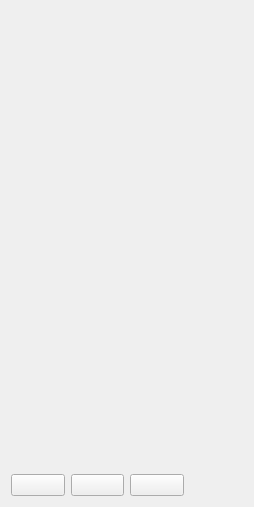
<?xml version='1.0' encoding='utf-8'?>
<ui version="4.0">
 <class>RpgWorldMapScreen</class>
 <widget class="QWidget" name="RpgWorldMapScreen">
  <property name="styleSheet">
   <string notr="true">#RpgWorldMapScreen {
    background-color: #d0c0a0;
    font-family: "Pixelify Sans", monospace;
    font-size: 20px;
    color: #302000;
}

#RpgWorldMapScreen QScrollArea, #RpgWorldMapScreen QScrollArea &gt; QWidget &gt; QWidget {
    background: transparent;
    border: none;
}

#RpgWorldMapScreen QLabel#rpgTitle {
    color: #c0b080;
    font-family: "Press Start 2P", monospace;
    font-size: 28px;
    font-weight: bold;
}

#RpgWorldMapScreen QLabel[rpgRole="block"] {
    color: #c0a060;
    font-size: 20px;
    font-weight: bold;
}

#RpgWorldMapScreen QLabel[rpgRole="field"] {
    color: #705020;
    font-size: 16px;
}

#RpgWorldMapScreen QLabel[rpgRole="value"] {
    color: #302000;
    font-size: 20px;
}

#RpgWorldMapScreen QLabel[rpgRole="bigValue"] {
    color: #302000;
    font-family: "Press Start 2P", monospace;
    font-size: 28px;
    font-weight: bold;
}

#RpgWorldMapScreen QFrame[rpgRole="hairline"] {
    background-color: #c0a060;
    border: none;
}

#RpgWorldMapScreen QLabel[rpgRole="signature"] {
    color: #705020;
    font-size: 20px;
    border-bottom: 1px dotted #907030;
}

#RpgWorldMapScreen QLabel[rpgRole="prose"] {
    color: #705020;
    font-size: 20px;
}

#RpgWorldMapScreen QFrame[rpgRole="cell"], #RpgWorldMapScreen QFrame[rpgRole="chip"], #RpgWorldMapScreen QFrame[rpgRole="action"], #RpgWorldMapScreen QFrame[rpgRole="illustration"] {
    background: #f0e0d0;
    border: 2px solid #302000;
    border-radius: 0;
}

#RpgWorldMapScreen QFrame[rpgRole="row"] {
    background: transparent;
    border: none;
    border-bottom: 2px solid #907030;
    border-radius: 0;
}

#RpgWorldMapScreen hmi--MenuEntryButton {
    color: #705020;
    background: transparent;
    border: none;
    text-align: left;
    padding: 8px 12px;
    font-size: 20px;
    font-weight: bold;
}

#RpgWorldMapScreen hmi--MenuEntryButton:hover, #RpgWorldMapScreen hmi--MenuEntryButton:focus {
    color: #c0a060;
    background: transparent;
}</string>
  </property>
  <layout class="QVBoxLayout" name="pageLayout">
   <item>
    <widget class="hmi::TitleBanner" name="rpgTitle">
     <property name="text">
      <string />
     </property>
    </widget>
   </item>
   <item>
    <widget class="QWidget" name="bodyHost">
     <layout class="QHBoxLayout" name="bodyRow">
      <item>
       <widget class="QWidget" name="leftColumn">
        <layout class="QVBoxLayout" name="leftColumnLayout">
         <item>
          <widget class="hmi::ParchmentPanel" name="leftColumnBlock0Panel">
           <layout class="QVBoxLayout" name="leftColumnBlock0Inset">
            <item>
             <widget class="QScrollArea" name="leftColumnBlock0Scroll">
              <property name="widgetResizable">
               <bool>true</bool>
              </property>
              <property name="frameShape">
               <enum>QFrame::NoFrame</enum>
              </property>
              <widget class="QWidget" name="leftColumnBlock0Content">
               <layout class="QVBoxLayout" name="leftColumnBlock0Layout">
                <item>
                 <widget class="QLabel" name="leftColumnBlock0Title">
                  <property name="text">
                   <string />
                  </property>
                  <property name="rpgRole" stdset="0">
                   <string>block</string>
                  </property>
                  <property name="rpgKey" stdset="0">
                   <string>rpg.block.regions</string>
                  </property>
                 </widget>
                </item>
                <item>
                 <widget class="QFrame" name="leftColumnBlock0Row0">
                  <property name="rpgRole" stdset="0">
                   <string>row</string>
                  </property>
                  <layout class="QHBoxLayout" name="leftColumnBlock0Row0Layout">
                   <item>
                    <widget class="QLabel" name="leftColumnBlock0Row0Value">
                     <property name="text">
                      <string />
                     </property>
                     <property name="rpgRole" stdset="0">
                      <string>value</string>
                     </property>
                    </widget>
                   </item>
                  </layout>
                 </widget>
                </item>
                <item>
                 <widget class="QFrame" name="leftColumnBlock0Row1">
                  <property name="rpgRole" stdset="0">
                   <string>row</string>
                  </property>
                  <layout class="QHBoxLayout" name="leftColumnBlock0Row1Layout">
                   <item>
                    <widget class="QLabel" name="leftColumnBlock0Row1Value">
                     <property name="text">
                      <string />
                     </property>
                     <property name="rpgRole" stdset="0">
                      <string>value</string>
                     </property>
                    </widget>
                   </item>
                  </layout>
                 </widget>
                </item>
                <item>
                 <widget class="QFrame" name="leftColumnBlock0Row2">
                  <property name="rpgRole" stdset="0">
                   <string>row</string>
                  </property>
                  <layout class="QHBoxLayout" name="leftColumnBlock0Row2Layout">
                   <item>
                    <widget class="QLabel" name="leftColumnBlock0Row2Value">
                     <property name="text">
                      <string />
                     </property>
                     <property name="rpgRole" stdset="0">
                      <string>value</string>
                     </property>
                    </widget>
                   </item>
                  </layout>
                 </widget>
                </item>
                <item>
                 <widget class="QFrame" name="leftColumnBlock0Row3">
                  <property name="rpgRole" stdset="0">
                   <string>row</string>
                  </property>
                  <layout class="QHBoxLayout" name="leftColumnBlock0Row3Layout">
                   <item>
                    <widget class="QLabel" name="leftColumnBlock0Row3Value">
                     <property name="text">
                      <string />
                     </property>
                     <property name="rpgRole" stdset="0">
                      <string>value</string>
                     </property>
                    </widget>
                   </item>
                  </layout>
                 </widget>
                </item>
                <item>
                 <widget class="QFrame" name="leftColumnBlock0Row4">
                  <property name="rpgRole" stdset="0">
                   <string>row</string>
                  </property>
                  <layout class="QHBoxLayout" name="leftColumnBlock0Row4Layout">
                   <item>
                    <widget class="QLabel" name="leftColumnBlock0Row4Value">
                     <property name="text">
                      <string />
                     </property>
                     <property name="rpgRole" stdset="0">
                      <string>value</string>
                     </property>
                    </widget>
                   </item>
                  </layout>
                 </widget>
                </item>
                <item>
                 <widget class="QFrame" name="leftColumnBlock0Row5">
                  <property name="rpgRole" stdset="0">
                   <string>row</string>
                  </property>
                  <layout class="QHBoxLayout" name="leftColumnBlock0Row5Layout">
                   <item>
                    <widget class="QLabel" name="leftColumnBlock0Row5Value">
                     <property name="text">
                      <string />
                     </property>
                     <property name="rpgRole" stdset="0">
                      <string>value</string>
                     </property>
                    </widget>
                   </item>
                  </layout>
                 </widget>
                </item>
               </layout>
              </widget>
             </widget>
            </item>
           </layout>
          </widget>
         </item>
         <item>
          <widget class="hmi::ParchmentPanel" name="leftColumnBlock1Panel">
           <layout class="QVBoxLayout" name="leftColumnBlock1Inset">
            <item>
             <widget class="QScrollArea" name="leftColumnBlock1Scroll">
              <property name="widgetResizable">
               <bool>true</bool>
              </property>
              <property name="frameShape">
               <enum>QFrame::NoFrame</enum>
              </property>
              <widget class="QWidget" name="leftColumnBlock1Content">
               <layout class="QVBoxLayout" name="leftColumnBlock1Layout">
                <item>
                 <widget class="QLabel" name="leftColumnBlock1Title">
                  <property name="text">
                   <string />
                  </property>
                  <property name="rpgRole" stdset="0">
                   <string>block</string>
                  </property>
                  <property name="rpgKey" stdset="0">
                   <string>rpg.block.place</string>
                  </property>
                 </widget>
                </item>
                <item>
                 <layout class="QGridLayout" name="leftColumnBlock1Grid">
                  <item row="0" column="0">
                   <widget class="QLabel" name="leftColumnBlock1Field0Label">
                    <property name="text">
                     <string />
                    </property>
                    <property name="rpgRole" stdset="0">
                     <string>field</string>
                    </property>
                    <property name="rpgKey" stdset="0">
                     <string>rpg.field.region</string>
                    </property>
                   </widget>
                  </item>
                  <item row="0" column="1">
                   <widget class="QLabel" name="leftColumnBlock1Field0Value">
                    <property name="text">
                     <string />
                    </property>
                    <property name="rpgRole" stdset="0">
                     <string>value</string>
                    </property>
                   </widget>
                  </item>
                  <item row="1" column="0">
                   <widget class="QLabel" name="leftColumnBlock1Field1Label">
                    <property name="text">
                     <string />
                    </property>
                    <property name="rpgRole" stdset="0">
                     <string>field</string>
                    </property>
                    <property name="rpgKey" stdset="0">
                     <string>rpg.field.place_type</string>
                    </property>
                   </widget>
                  </item>
                  <item row="1" column="1">
                   <widget class="QLabel" name="leftColumnBlock1Field1Value">
                    <property name="text">
                     <string />
                    </property>
                    <property name="rpgRole" stdset="0">
                     <string>value</string>
                    </property>
                   </widget>
                  </item>
                  <item row="2" column="0">
                   <widget class="QLabel" name="leftColumnBlock1Field2Label">
                    <property name="text">
                     <string />
                    </property>
                    <property name="rpgRole" stdset="0">
                     <string>field</string>
                    </property>
                    <property name="rpgKey" stdset="0">
                     <string>rpg.field.danger</string>
                    </property>
                   </widget>
                  </item>
                  <item row="2" column="1">
                   <widget class="QLabel" name="leftColumnBlock1Field2Value">
                    <property name="text">
                     <string />
                    </property>
                    <property name="rpgRole" stdset="0">
                     <string>value</string>
                    </property>
                   </widget>
                  </item>
                 </layout>
                </item>
               </layout>
              </widget>
             </widget>
            </item>
           </layout>
          </widget>
         </item>
         <item>
          <spacer name="leftColumnStretch">
           <property name="orientation">
            <enum>Qt::Vertical</enum>
           </property>
          </spacer>
         </item>
        </layout>
       </widget>
      </item>
      <item>
       <widget class="QWidget" name="rightColumn">
        <layout class="QVBoxLayout" name="rightColumnLayout">
         <item>
          <widget class="hmi::ParchmentPanel" name="rightColumnBlock0Panel">
           <layout class="QVBoxLayout" name="rightColumnBlock0Inset">
            <item>
             <widget class="QScrollArea" name="rightColumnBlock0Scroll">
              <property name="widgetResizable">
               <bool>true</bool>
              </property>
              <property name="frameShape">
               <enum>QFrame::NoFrame</enum>
              </property>
              <widget class="QWidget" name="rightColumnBlock0Content">
               <layout class="QVBoxLayout" name="rightColumnBlock0Layout">
                <item>
                 <widget class="QLabel" name="rightColumnBlock0Title">
                  <property name="text">
                   <string />
                  </property>
                  <property name="rpgRole" stdset="0">
                   <string>block</string>
                  </property>
                  <property name="rpgKey" stdset="0">
                   <string>rpg.block.map</string>
                  </property>
                 </widget>
                </item>
                <item>
                 <widget class="QFrame" name="rightColumnBlock0Illustration">
                  <property name="rpgRole" stdset="0">
                   <string>illustration</string>
                  </property>
                 </widget>
                </item>
               </layout>
              </widget>
             </widget>
            </item>
           </layout>
          </widget>
         </item>
         <item>
          <spacer name="rightColumnStretch">
           <property name="orientation">
            <enum>Qt::Vertical</enum>
           </property>
          </spacer>
         </item>
        </layout>
       </widget>
      </item>
     </layout>
    </widget>
   </item>
   <item>
    <layout class="QHBoxLayout" name="footerRow">
     <item>
      <widget class="hmi::MenuEntryButton" name="closeButton">
       <property name="text">
        <string />
       </property>
      </widget>
     </item>
     <item>
      <widget class="hmi::MenuEntryButton" name="previousButton">
       <property name="text">
        <string />
       </property>
      </widget>
     </item>
     <item>
      <widget class="hmi::MenuEntryButton" name="nextButton">
       <property name="text">
        <string />
       </property>
      </widget>
     </item>
     <item>
      <widget class="QLabel" name="hintsLabel">
       <property name="text">
        <string />
       </property>
      </widget>
     </item>
    </layout>
   </item>
  </layout>
 </widget>
 <customwidgets>
  <customwidget>
   <class>hmi::TitleBanner</class>
   <extends>QLabel</extends>
   <header>HMI/Interface/TitleBanner.h</header>
  </customwidget>
  <customwidget>
   <class>hmi::ParchmentPanel</class>
   <extends>QWidget</extends>
   <header>HMI/Interface/ParchmentPanel.h</header>
   <container>1</container>
  </customwidget>
  <customwidget>
   <class>hmi::MenuEntryButton</class>
   <extends>QPushButton</extends>
   <header>HMI/Interface/MenuEntryButton.h</header>
  </customwidget>
 </customwidgets>
 <resources />
 <connections />
</ui>
